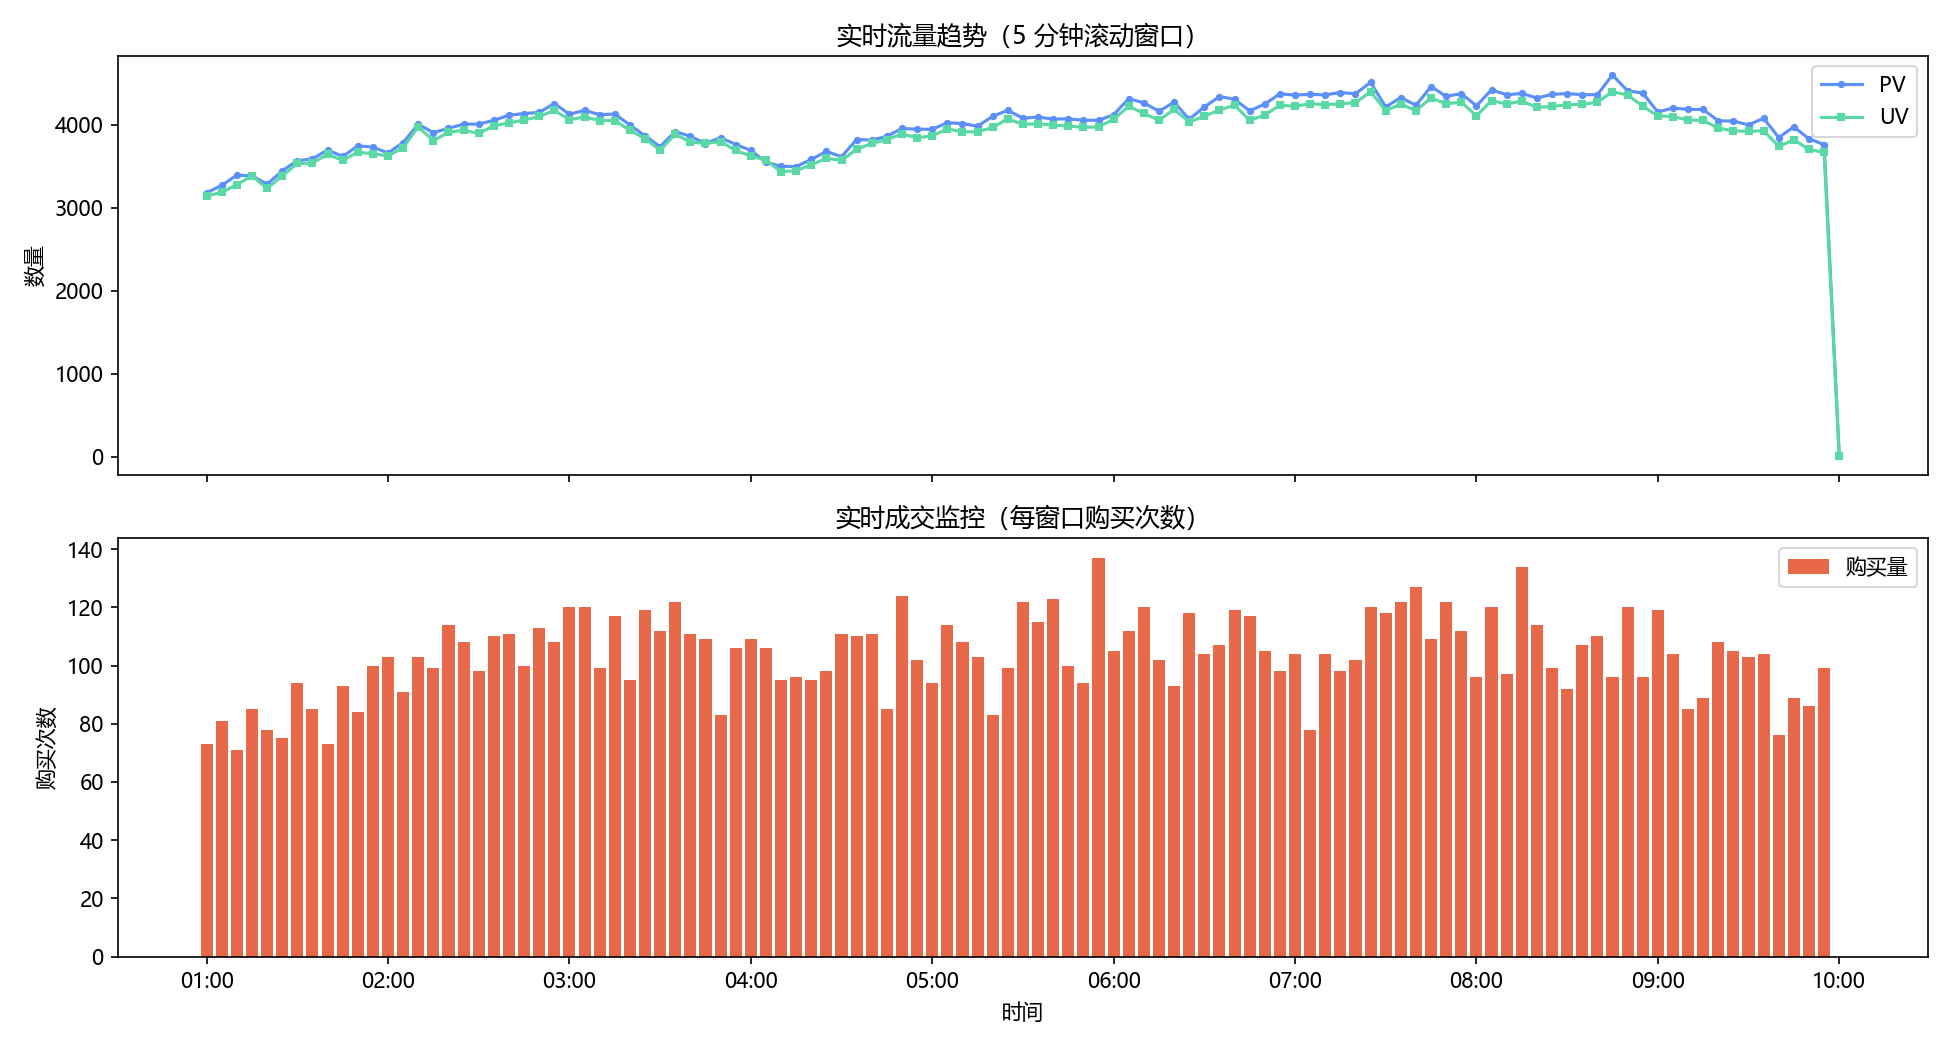

Reproduce this figure in Python.
"""
realtime_metrics.py — Stage3 实时计算（本地可运行版）

真实架构（本脚本模拟的对象）：
    埋点日志 → Flume/Canal → Kafka(消息队列) → Flink/Spark Streaming(流式计算)
             → Redis/MySQL(结果存储) → 实时大屏

模拟思路：
    1. 把 dataset/clean_behavior.csv 按"事件时间"排序，当作 Kafka 里一条条到达的消息；
    2. 按 5 分钟滚动窗口（Tumbling Window）聚合 PV / UV / 购买量；
    3. 另算一组"15 分钟窗口、每 5 分钟滑动一次"的滑动窗口（Sliding Window）做对照；
    4. 窗口结果写成 csv（等价于线上写 Redis/MySQL 结果表），并画成实时大屏样式。

数据：dataset/clean_behavior.csv（真实数据 48.6 万条，行为类型 pv/fav/cart/buy）
输出：realtime_windows.csv、realtime_metrics.png
运行：py -3.10 stage3_real_time/realtime_metrics.py
"""
from pathlib import Path

import matplotlib
matplotlib.use("Agg")
import matplotlib.pyplot as plt
import matplotlib.dates as mdates
import pandas as pd

plt.rcParams["font.sans-serif"] = ["Microsoft YaHei"]
plt.rcParams["axes.unicode_minus"] = False

HERE = Path(__file__).resolve().parent
ROOT = HERE.parent
SRC = ROOT / "dataset" / "clean_behavior.csv"
WINDOW_MIN = 5          # 滚动窗口大小（分钟）
SLIDE_MIN = 5           # 滑动步长（分钟）
SLIDE_SIZE = 15         # 滑动窗口大小（分钟）

if not SRC.exists():
    raise SystemExit(f"找不到 {SRC}\n请先运行：py -3.10 stage1_data_analysis/clean_real_data.py")

# ---------- 1. 读取"数据源"（相当于 Kafka 的 topic），按事件时间排序 ----------
df = pd.read_csv(SRC, parse_dates=["datetime"])
df = df.sort_values("datetime").reset_index(drop=True)

span_min = (df["datetime"].max() - df["datetime"].min()).total_seconds() / 60
print("========== 数据源（模拟 Kafka 消息流）==========")
print(f"消息条数：{len(df):,}   时间跨度：{df['datetime'].min()} ~ {df['datetime'].max()}（约 {span_min:.0f} 分钟）")

# ---------- 2. 滚动窗口聚合（等价于 Flink: TUMBLE(rowtime, INTERVAL '5' MINUTE)） ----------
# pandas 的 dt.floor 把每条事件归入它所属的窗口，等价于 Flink 按事件时间分桶
df["window_start"] = df["datetime"].dt.floor(f"{WINDOW_MIN}min")

win = df.groupby("window_start").agg(
    pv=("behavior_type", lambda s: int((s == "pv").sum())),
    buy=("behavior_type", lambda s: int((s == "buy").sum())),
    cart=("behavior_type", lambda s: int((s == "cart").sum())),
    uv=("user_id", "nunique"),
).reset_index()
win["window_end"] = win["window_start"] + pd.Timedelta(minutes=WINDOW_MIN)
win["window"] = win["window_start"].dt.strftime("%H:%M") + "~" + win["window_end"].dt.strftime("%H:%M")

print(f"\n========== 滚动窗口聚合结果（{WINDOW_MIN} 分钟窗口，共 {len(win)} 个窗口）==========")
print(win[["window", "pv", "uv", "cart", "buy"]].to_string(index=False))

# 窗口结果落表（线上对应"写 Redis/MySQL 结果表"，供大屏高频读取）
out_csv = HERE / "realtime_windows.csv"
win[["window_start", "window_end", "window", "pv", "uv", "cart", "buy"]].to_csv(out_csv, index=False)
print(f"\n窗口结果已落表：{out_csv}")

# ---------- 3. 滑动窗口对照（每 5 分钟滑动、窗口长 15 分钟） ----------
# 用途：大屏想要"曲线平滑、不抖动"就用滑动窗口；要"每分钟一个准数"就用滚动窗口
slide_rows = []
start = df["datetime"].min().floor(f"{WINDOW_MIN}min")
end = df["datetime"].max()
while start <= end:
    seg = df[(df["datetime"] >= start) & (df["datetime"] < start + pd.Timedelta(minutes=SLIDE_SIZE))]
    slide_rows.append({
        "window": f"{start:%H:%M}",
        "pv": int((seg["behavior_type"] == "pv").sum()),
        "uv": seg["user_id"].nunique(),
        "buy": int((seg["behavior_type"] == "buy").sum()),
    })
    start += pd.Timedelta(minutes=SLIDE_MIN)
slide = pd.DataFrame(slide_rows)
print(f"\n========== 滑动窗口对照（窗口 {SLIDE_SIZE} 分钟 / 步长 {SLIDE_MIN} 分钟，前 6 行）==========")
print(slide.head(6).to_string(index=False))
print(f"... 共 {len(slide)} 个滑动窗口（同一秒会被 3 个窗口同时统计，所以不能把滑动窗口结果相加）")

# ---------- 4. 可视化（模拟实时大屏） ----------
fig, axes = plt.subplots(2, 1, figsize=(13, 7), sharex=True)

ax = axes[0]
ax.plot(win["window_start"], win["pv"], marker="o", markersize=2.5, label="PV", color="#5B8FF9")
ax.plot(win["window_start"], win["uv"], marker="s", markersize=2.5, label="UV", color="#5AD8A6")
ax.set_title(f"实时流量趋势（{WINDOW_MIN} 分钟滚动窗口）")
ax.set_ylabel("数量")
ax.legend()

ax = axes[1]
ax.bar(win["window_start"], win["buy"], width=pd.Timedelta(minutes=4), color="#E8684A", label="购买量")
ax.set_title("实时成交监控（每窗口购买次数）")
ax.set_ylabel("购买次数")
ax.set_xlabel("时间")
ax.xaxis.set_major_formatter(mdates.DateFormatter("%H:%M"))
ax.xaxis.set_major_locator(mdates.HourLocator())
ax.legend()

plt.tight_layout()
out_png = HERE / "realtime_metrics.png"
plt.savefig(out_png, dpi=150)

# ---------- 5. 分析解读 ----------
peak = win.loc[win["pv"].idxmax()]
busiest = win.loc[win["buy"].idxmax()]
print(f"""
========== 分析解读 ==========
1. 实时计算和离线计算（Stage2）的数学逻辑完全一样，区别只在"何时算"：
   - 离线：攒一天的数据，T+1 凌晨批量跑（Hive），看"昨天全天怎么样"
   - 实时：数据到一条算一条，按窗口分钟级出结果，看"现在这一刻怎么样"
2. 本数据流量峰值出现在 {peak['window']}（PV={peak['pv']:,}、UV={peak['uv']:,}），
   成交最密集的窗口是 {busiest['window']}（购买 {busiest['buy']:,} 次）。
   真实大屏里这两条曲线会持续跳动，运营靠它发现流量突增/突降并告警。
3. 窗口是实时计算的核心权衡：窗口越小越灵敏但抖动越大，越大越平稳但越迟钝。
   滚动窗口（本脚本上半部分）不重叠、结果可相加，适合对账；
   滑动窗口（下半部分）重叠统计、曲线平滑，适合做大屏趋势展示。
4. 生产环境中本脚本的四个部分各有对应组件：
   - 读 csv + 按时间排序 → Kafka（削峰、解耦、保留事件时间）
   - groupby 窗口聚合     → Flink/Spark Structured Streaming（水位线处理乱序）
   - realtime_windows.csv → Redis/MySQL 结果表
   - 下面的两张图          → ECharts/Superset 实时大屏
5. 真实流式计算还要处理两个本脚本回避了的问题：乱序数据（用 watermark 等）和
   迟到数据（用 allowed lateness + 侧输出流补算），见 flink_sql_realtime.sql 注释。
""")
print(f"图表已保存：{out_png}")
